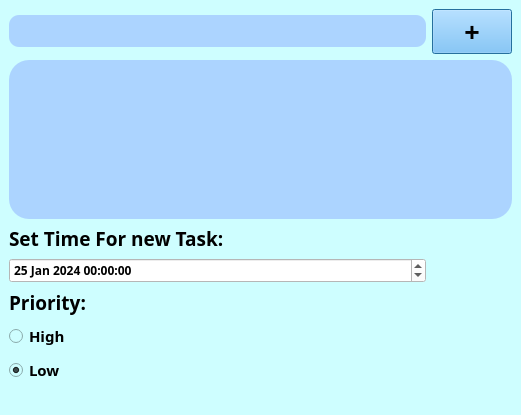
<?xml version="1.0" encoding="UTF-8"?>
<ui version="4.0">
 <class>MainWindow</class>
 <widget class="QMainWindow" name="MainWindow">
  <property name="geometry">
   <rect>
    <x>0</x>
    <y>0</y>
    <width>521</width>
    <height>415</height>
   </rect>
  </property>
  <property name="font">
   <font>
    <family>Dosis ExtraBold</family>
    <bold>true</bold>
   </font>
  </property>
  <property name="windowTitle">
   <string>ToDoList</string>
  </property>
  <property name="styleSheet">
   <string notr="true">background-color: rgb(206, 254, 255);</string>
  </property>
  <widget class="QWidget" name="centralwidget">
   <layout class="QGridLayout" name="gridLayout">
    <item row="3" column="0">
     <widget class="QLabel" name="label_2">
      <property name="font">
       <font>
        <family>Dosis ExtraBold</family>
        <pointsize>14</pointsize>
        <bold>true</bold>
       </font>
      </property>
      <property name="text">
       <string>Set Time For new Task:</string>
      </property>
     </widget>
    </item>
    <item row="6" column="0">
     <widget class="QRadioButton" name="high">
      <property name="font">
       <font>
        <family>Dosis ExtraBold</family>
        <pointsize>11</pointsize>
        <bold>true</bold>
       </font>
      </property>
      <property name="text">
       <string>High</string>
      </property>
     </widget>
    </item>
    <item row="5" column="0">
     <widget class="QLabel" name="label">
      <property name="font">
       <font>
        <family>Dosis ExtraBold</family>
        <pointsize>14</pointsize>
        <bold>true</bold>
       </font>
      </property>
      <property name="styleSheet">
       <string notr="true"/>
      </property>
      <property name="text">
       <string>Priority:</string>
      </property>
     </widget>
    </item>
    <item row="7" column="0">
     <widget class="QRadioButton" name="Low">
      <property name="font">
       <font>
        <family>Dosis ExtraBold</family>
        <pointsize>11</pointsize>
        <bold>true</bold>
       </font>
      </property>
      <property name="text">
       <string>Low</string>
      </property>
      <property name="checked">
       <bool>true</bool>
      </property>
     </widget>
    </item>
    <item row="2" column="0" colspan="2">
     <widget class="QTextEdit" name="tb_new_task_description">
      <property name="font">
       <font>
        <family>Dosis ExtraBold</family>
        <bold>true</bold>
       </font>
      </property>
      <property name="styleSheet">
       <string notr="true">background-color: rgb(172, 212, 255);
border-radius: 20px;</string>
      </property>
     </widget>
    </item>
    <item row="1" column="1">
     <widget class="QPushButton" name="btn_new_task">
      <property name="sizePolicy">
       <sizepolicy hsizetype="Maximum" vsizetype="Fixed">
        <horstretch>0</horstretch>
        <verstretch>0</verstretch>
       </sizepolicy>
      </property>
      <property name="font">
       <font>
        <family>Dosis ExtraBold</family>
        <pointsize>20</pointsize>
        <bold>true</bold>
       </font>
      </property>
      <property name="styleSheet">
       <string notr="true">background-color: rgb(110, 192, 255);</string>
      </property>
      <property name="text">
       <string>+</string>
      </property>
      <property name="autoDefault">
       <bool>true</bool>
      </property>
      <property name="default">
       <bool>true</bool>
      </property>
      <property name="flat">
       <bool>false</bool>
      </property>
     </widget>
    </item>
    <item row="4" column="0">
     <widget class="QDateTimeEdit" name="time">
      <property name="font">
       <font>
        <family>Dosis ExtraBold</family>
        <bold>true</bold>
       </font>
      </property>
      <property name="styleSheet">
       <string notr="true">background-color: rgb(255, 255, 255);</string>
      </property>
      <property name="dateTime">
       <datetime>
        <hour>0</hour>
        <minute>0</minute>
        <second>0</second>
        <year>2024</year>
        <month>1</month>
        <day>25</day>
       </datetime>
      </property>
     </widget>
    </item>
    <item row="0" column="0" colspan="2">
     <layout class="QGridLayout" name="gl_tasks"/>
    </item>
    <item row="1" column="0">
     <widget class="QLineEdit" name="tb_new_task">
      <property name="font">
       <font>
        <family>Dosis ExtraBold</family>
        <pointsize>16</pointsize>
        <bold>true</bold>
       </font>
      </property>
      <property name="styleSheet">
       <string notr="true">background-color: rgb(172, 212, 255);
border-radius: 10px;</string>
      </property>
     </widget>
    </item>
   </layout>
  </widget>
  <widget class="QMenuBar" name="menubar">
   <property name="geometry">
    <rect>
     <x>0</x>
     <y>0</y>
     <width>521</width>
     <height>22</height>
    </rect>
   </property>
  </widget>
  <widget class="QStatusBar" name="statusbar"/>
 </widget>
 <resources/>
 <connections/>
</ui>
